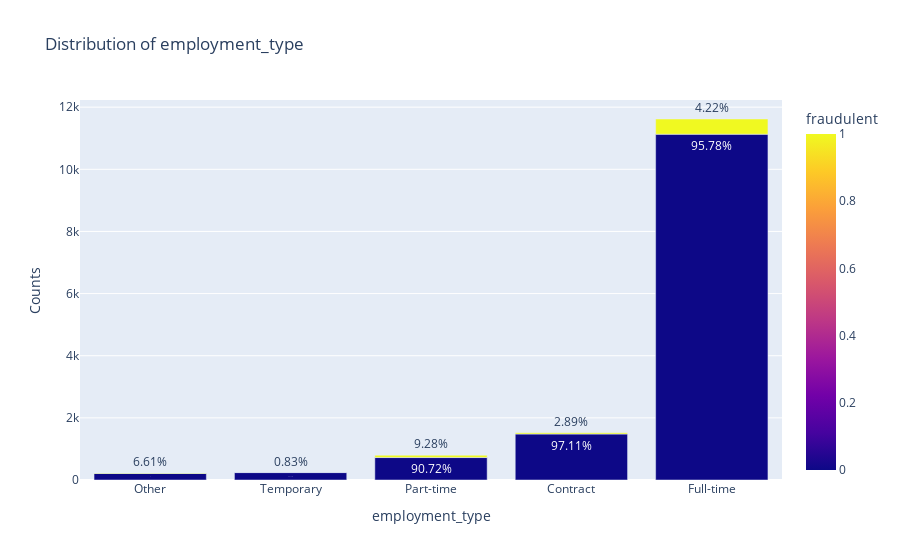

Write notebook code for a chart like this one.
### Code cell
# distribnution of 
maker_pct('employment_type','fraudulent',fake_job_df)

### Figure 1 — Plotly figure (JSON) as saved in the notebook; plotly's stock layout.template omitted (floating-point values rounded to 4 significant figures)
{"data": [{"alignmentgroup": "True", "hovertemplate": "employment_type=%{x}<br>Counts=%{y}<br>text=%{text}<br>fraudulent=%{marker.color}<extra></extra>", "legendgroup": "", "marker": {"color": [0, 1, 0, 1, 0, 1, 0, 1, 0, 1], "coloraxis": "coloraxis", "pattern": {"shape": ""}}, "name": "", "offsetgroup": "", "orientation": "v", "showlegend": false, "text": ["97.11%", "2.89%", "95.78%", "4.22%", "93.39%", "6.61%", "90.72%", "9.28%", "99.17%", "0.83%"], "textposition": "auto", "type": "bar", "x": ["Contract", "Contract", "Full-time", "Full-time", "Other", "Other", "Part-time", "Part-time", "Temporary", "Temporary"], "xaxis": "x", "y": [1480, 44, 11129, 490, 212, 15, 723, 74, 239, 2], "yaxis": "y"}], "layout": {"barmode": "stack", "coloraxis": {"colorbar": {"title": {"text": "fraudulent"}}, "colorscale": [[0, "#0d0887"], [0.1111, "#46039f"], [0.2222, "#7201a8"], [0.3333, "#9c179e"], [0.4444, "#bd3786"], [0.5556, "#d8576b"], [0.6667, "#ed7953"], [0.7778, "#fb9f3a"], [0.8889, "#fdca26"], [1, "#f0f921"]]}, "legend": {"tracegroupgap": 0}, "title": {"text": "Distribution of employment_type"}, "xaxis": {"anchor": "y", "categoryorder": "total ascending", "domain": [0, 1], "title": {"text": "employment_type"}}, "yaxis": {"anchor": "x", "domain": [0, 1], "title": {"text": "Counts"}}}}
